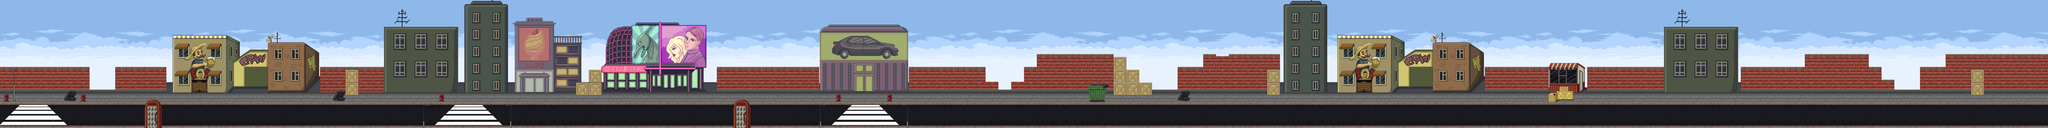

Below is a game level as drawn by its tile map, then a one-line description and the .tmx that defines it (tile-layer data replaced by summaries):
An orthogonal 160x10 tile map with 64x64 px tiles, 9 tile layers (FundoMuro, CalcadaRua, Rua, Calcada, ...), 20 tilesets, 2 image layers and 43 objects.

<map version="1.2" tiledversion="1.2.5" orientation="orthogonal" renderorder="left-down" width="160" height="10" tilewidth="64" tileheight="64" infinite="0" nextlayerid="100" nextobjectid="130">
 <tileset firstgid="1" name="cidades" tilewidth="64" tileheight="64" tilecount="8" columns="0">
  <grid orientation="orthogonal" width="1" height="1" />
  <tile id="21">
   <image width="64" height="64" source="Cidade/calcada.png" />
  </tile>
  <tile id="22">
   <image width="64" height="64" source="Cidade/hidrante.png" />
  </tile>
  <tile id="23">
   <image width="64" height="64" source="Cidade/pneus.png" />
  </tile>
  <tile id="24">
   <image width="64" height="64" source="Cidade/19.png" />
  </tile>
  <tile id="25">
   <image width="64" height="64" source="Cidade/muro.png" />
  </tile>
  <tile id="26">
   <image width="64" height="64" source="Cidade/calcada1.png" />
  </tile>
  <tile id="27">
   <image width="64" height="64" source="Cidade/calcada2.png" />
  </tile>
  <tile id="28">
   <image width="64" height="64" source="Cidade/caixote.png" />
  </tile>
 </tileset>
 <tileset firstgid="30" name="cafe" tilewidth="64" tileheight="64" tilecount="20" columns="5">
  <image source="Tilesets/cafe.png" width="320" height="274" />
 </tileset>
 <tileset firstgid="50" name="ruas" tilewidth="64" tileheight="64" tilecount="16" columns="8">
  <image source="Tilesets/ruas.png" width="521" height="128" />
 </tileset>
 <tileset firstgid="66" name="lixeira" tilewidth="64" tileheight="64" tilecount="4" columns="2">
  <image source="Tilesets/lixeira.png" width="128" height="128" />
 </tileset>
 <tileset firstgid="70" name="lixeira2" tilewidth="64" tileheight="64" tilecount="4" columns="2">
  <image source="Tilesets/lixeira2.png" width="128" height="128" />
 </tileset>
 <tileset firstgid="74" name="lixeira3" tilewidth="64" tileheight="64" tilecount="4" columns="2">
  <image source="Tilesets/lixeira3.png" width="128" height="128" />
 </tileset>
 <tileset firstgid="78" name="caixas1" tilewidth="64" tileheight="64" tilecount="4" columns="2">
  <image source="Tilesets/caixas1.png" width="128" height="128" />
 </tileset>
 <tileset firstgid="82" name="caixas2" tilewidth="64" tileheight="64" tilecount="4" columns="2">
  <image source="Tilesets/caixas2.png" width="128" height="128" />
 </tileset>
 <tileset firstgid="86" name="lojas" tilewidth="64" tileheight="64" tilecount="60" columns="12">
  <image source="Tilesets/lojas.png" width="816" height="320" />
 </tileset>
 <tileset firstgid="146" name="predio2" tilewidth="64" tileheight="64" tilecount="32" columns="4">
  <image source="Tilesets/predio2.png" width="256" height="512" />
 </tileset>
 <tileset firstgid="178" name="predio1" tilewidth="64" tileheight="64" tilecount="42" columns="6">
  <image source="Tilesets/predio1.png" width="384" height="448" />
 </tileset>
 <tileset firstgid="220" name="telefone" tilewidth="64" tileheight="64" tilecount="6" columns="2">
  <image source="Tilesets/telefone.png" width="128" height="192" />
 </tileset>
 <tileset firstgid="226" name="quiosque" tilewidth="64" tileheight="64" tilecount="9" columns="3">
  <image source="Tilesets/quiosque.png" width="192" height="192" />
 </tileset>
 <tileset firstgid="235" name="poste" tilewidth="64" tileheight="64" tilecount="6" columns="2">
  <image source="Tilesets/poste.png" width="128" height="196" />
 </tileset>
 <tileset firstgid="241" name="faixaPedestre" tilewidth="64" tileheight="64" tilecount="6" columns="3">
  <image source="Tilesets/faixaPedestre.png" width="192" height="128" />
 </tileset>
 <tileset firstgid="247" name="faixaPedestre2" tilewidth="64" tileheight="64" tilecount="12" columns="6">
  <image source="Tilesets/faixaPedestre2.png" width="384" height="128" />
 </tileset>
 <tileset firstgid="259" name="cafe2" tilewidth="64" tileheight="64" tilecount="36" columns="6">
  <image source="Tilesets/cafe2.png" width="384" height="384" />
 </tileset>
 <tileset firstgid="295" name="lojaCarros" tilewidth="64" tileheight="64" tilecount="42" columns="7">
  <image source="Tilesets/lojaCarros.png" width="448" height="384" />
 </tileset>
 <tileset firstgid="337" name="bale" tilewidth="64" tileheight="64" tilecount="35" columns="5">
  <image source="Tilesets/bale.png" width="320" height="448" />
 </tileset>
 <tileset firstgid="372" name="cinema" tilewidth="64" tileheight="64" tilecount="70" columns="10">
  <image source="Tilesets/cinema.png" width="640" height="448" />
 </tileset>
 <imagelayer id="36" name="FundoCeu" offsetx="0" offsety="-748">
  <image source="BG/Ocean2.png" width="12480" height="1248" />
 </imagelayer>
 <imagelayer id="63" name="Cópia de FundoCeu" offsetx="9597" offsety="-748">
  <image source="BG/Ocean2.png" width="12480" height="1248" />
 </imagelayer>
 <layer id="82" name="FundoMuro" width="160" height="10" offsetx="0" offsety="-39">
  <data>[1600 cells, 609 non-empty, 294 distinct tile ids]</data>
 </layer>
 <layer id="83" name="CalcadaRua" width="160" height="10" offsetx="0" offsety="50">
  <data>[1600 cells, 160 non-empty, 1 distinct tile ids]</data>
 </layer>
 <layer id="84" name="Rua" width="160" height="10">
  <data>[1600 cells, 320 non-empty, 16 distinct tile ids]</data>
 </layer>
 <layer id="85" name="Calcada" width="160" height="10">
  <data>[1600 cells, 160 non-empty, 2 distinct tile ids]</data>
 </layer>
 <layer id="86" name="FundoCalcada" width="160" height="10">
  <data>[1600 cells, 0 non-empty, 0 distinct tile ids]</data>
 </layer>
 <layer id="87" name="CalcadaRuaObj" width="160" height="10" offsetx="0" offsety="50">
  <data>[1600 cells, 24 non-empty, 12 distinct tile ids]</data>
 </layer>
 <layer id="88" name="Muro" width="160" height="10" offsetx="0" offsety="-39">
  <data>[1600 cells, 77 non-empty, 1 distinct tile ids]</data>
 </layer>
 <objectgroup id="3" name="Ossos" opacity="0.9">
  <object id="46" x="804" y="420">
   <ellipse />
  </object>
  <object id="47" x="736" y="420">
   <ellipse />
  </object>
  <object id="48" x="670" y="418">
   <ellipse />
  </object>
  <object id="49" x="606" y="414">
   <ellipse />
  </object>
  <object id="51" x="1630" y="434">
   <ellipse />
  </object>
  <object id="52" x="1564" y="428">
   <ellipse />
  </object>
  <object id="53" x="1492" y="426">
   <ellipse />
  </object>
  <object id="54" x="1436" y="426">
   <ellipse />
  </object>
  <object id="55" x="2206" y="412">
   <ellipse />
  </object>
  <object id="56" x="2202" y="342">
   <ellipse />
  </object>
  <object id="57" x="2972" y="288">
   <ellipse />
  </object>
  <object id="59" x="3612" y="280">
   <ellipse />
  </object>
  <object id="60" x="3676" y="286">
   <ellipse />
  </object>
  <object id="61" x="3736" y="290">
   <ellipse />
  </object>
  <object id="62" x="3812" y="290">
   <ellipse />
  </object>
  <object id="63" x="4068" y="290">
   <ellipse />
  </object>
  <object id="64" x="4000" y="290">
   <ellipse />
  </object>
  <object id="65" x="3928" y="292">
   <ellipse />
  </object>
  <object id="67" x="4314" y="474">
   <ellipse />
  </object>
  <object id="70" x="5022" y="420">
   <ellipse />
  </object>
  <object id="76" x="5536" y="216">
   <ellipse />
  </object>
  <object id="82" x="5228" y="224">
   <ellipse />
  </object>
  <object id="83" x="6300" y="372">
   <ellipse />
  </object>
  <object id="84" x="5916" y="368">
   <ellipse />
  </object>
  <object id="85" x="6106" y="376">
   <ellipse />
  </object>
  <object id="117" x="6370" y="306">
   <ellipse />
  </object>
  </objectgroup>
 <objectgroup id="51" name="OssosVeneno">
  <!-- 9 objects omitted --></objectgroup>
 <layer id="89" name="Obstaculos" width="160" height="10" offsetx="0" offsety="-36">
  <data>[1600 cells, 15 non-empty, 1 distinct tile ids]</data>
 </layer>
 <layer id="90" name="FrenteCenario" width="160" height="10">
  <data>[1600 cells, 55 non-empty, 25 distinct tile ids]</data>
 </layer>
</map>
<!-- 17 of 43 objects omitted -->
